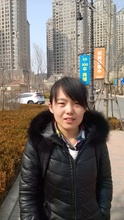
%> input picture matlab_Add/images study/边界检测/Pro.jpg, 124 x 220 px, shrunk from 1077 x 1918 before the run
$ octave neibianjie.m   (GNU Octave 9; MATLAB toolbox functions it lacks are replaced by stand-ins)
%> lines starting %> are read from the running program, lines starting %| are printed output that depends on the picture
clear all;
close all;
clc;

img=imread('Pro.jpg');
%> img is the input picture: size 220x124x3 uint8; mean R, G, B 116, 107.2, 99.2
%//////img = im2bw(img);
%img=imread('rice.png');
img=img>128;
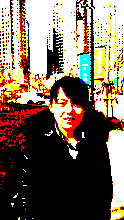
%> img: size 220x124x3 logical; mean R, G, B 0.479, 0.413, 0.349
img = im2double(img);
%> img: size 220x124x3 double
imshow(img,[]);
[m,n]=size(img);
%> m = 220; n = 372

imgn=zeros(m,n);        %边界标记图像
ed=[-1 -1;0 -1;1 -1;1 0;1 1;0 1;-1 1;-1 0]; %从左上角像素，逆时针搜索
for i=2:m-1
    for j=2:n-1
        if img(i,j)==1 && imgn(i,j)==0      %当前是没标记的白色像素
            if sum(sum(img(i-1:i+1,j-1:j+1)))~=9    %块内部的白像素不标记
                ii=i;         %像素块内部搜寻使用的坐标
                jj=j;
                imgn(i,j)=2;    %本像素块第一个标记的边界，第一个边界像素为2

                while imgn(ii,jj)~=2    %是否沿着像素块搜寻一圈了。
                    for k=1:8           %逆时针八邻域搜索
                        tmpi=ii+ed(k,1);        %八邻域临时坐标
                        tmpj=jj+ed(k,2);
                        if img(tmpi,tmpj)==1 && imgn(tmpi,tmpj)~=2  %搜索到新边界，并且没有搜索一圈
                            ii=tmpi;        %更新内部搜寻坐标，继续搜索
                            jj=tmpj;
                            imgn(ii,jj)=1;  %边界标记图像该像素标记，普通边界为1
                            break;
                        end
                    end
                end

            end
        end
    end
end
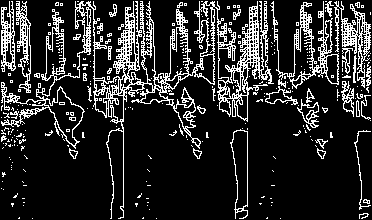
%> imgn: size 220x372 double; values 0 (black) and 2 (white), 16.8% white in thin lines or dots
%> after the loop, ii = 219; jj = 363

figure;
imgn=imgn>=1;
%> imgn: size 220x372 logical; 16.8% white in thin lines or dots
imshow(imgn,[]);

%不过要是真取二值图像内边界，通常是原图减去其腐蚀图就行了
se = strel('square',3);

imgn=img-imerode(img,se);
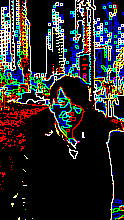
%> imgn: size 220x124x3 double; mean R, G, B 0.167, 0.166, 0.168
figure;
imshow(imgn)

$ run again, with matlab_Add/images study/边界检测/1.jpg copied over matlab_Add/images study/边界检测/Pro.jpg
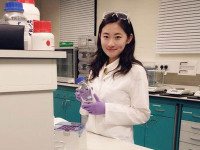
%> input picture matlab_Add/images study/边界检测/1.jpg, 200 x 150 px
%> img is the input picture: size 150x200x3 uint8; mean R, G, B 162, 151.6, 143
%> after the loop `for i=2:m-1`:
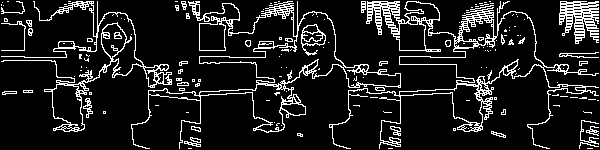
%> imgn: size 150x600 double; values 0 (black) and 2 (white), 12.2% white in thin lines or dots
%> after the loop `for i=2:m-1`: ii = 149; jj = 593
%> `imgn=img-imerode(img,se);`:
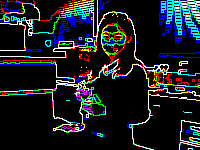
%> imgn: size 150x200x3 double; mean R, G, B 0.0998, 0.123, 0.143

$ run again, with matlab_Add/images study/边界检测/2.jpg copied over matlab_Add/images study/边界检测/Pro.jpg
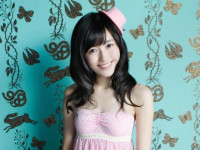
%> input picture matlab_Add/images study/边界检测/2.jpg, 200 x 150 px
%> img is the input picture: size 150x200x3 uint8; mean R, G, B 112.9, 151.5, 150.6
%> after the loop `for i=2:m-1`:
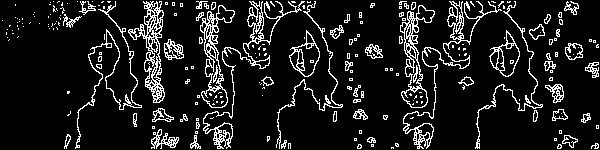
%> imgn: size 150x600 double; values 0 (black) and 2 (white), 11.2% white in thin lines or dots
%> after the loop `for i=2:m-1`: ii = 149; jj = 598
%> `imgn=img-imerode(img,se);`:
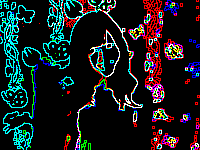
%> imgn: size 150x200x3 double; mean R, G, B 0.0946, 0.119, 0.127
